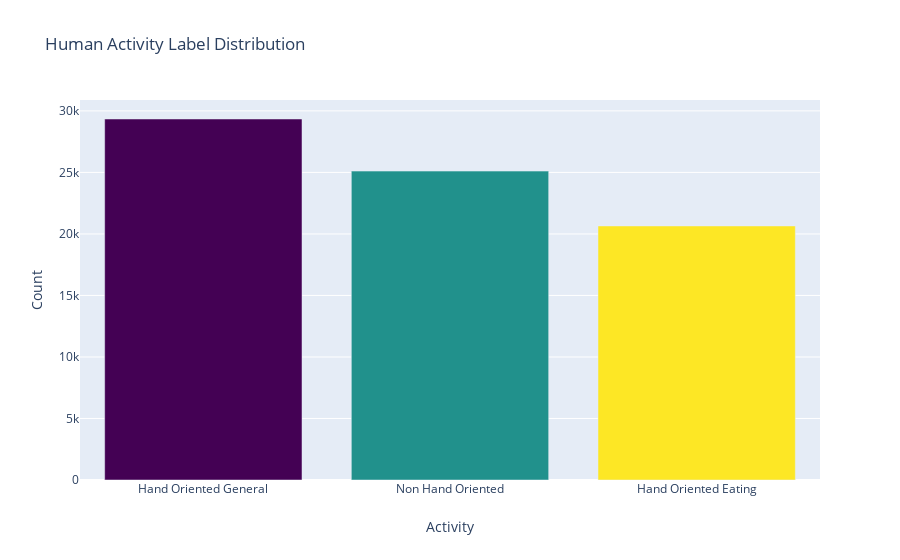

Notebook source saved alongside this figure:
### Code cell
# Plotting data
label_counts = activity.value_counts()

x_labels = [activty_map[index] for index in label_counts.index]
# Get colors
n = label_counts.shape[0]
colormap = get_cmap('viridis')
colors = [rgb2hex(colormap(col)) for col in np.arange(0, 1.01, 1/(n-1))]

# Create plot
data = go.Bar(x = x_labels,
              y = label_counts,
              marker = dict(color = colors))

layout = go.Layout(title = 'Human Activity Label Distribution',
                   xaxis = dict(title = 'Activity'),
                   yaxis = dict(title = 'Count'))

fig = go.Figure(data=[data], layout=layout)
iplot(fig)

### Figure 1 — Plotly figure (JSON) as saved in the notebook; plotly's stock layout.template omitted (floating-point values rounded to 4 significant figures)
{"data": [{"marker": {"color": ["#440154", "#21918c", "#fde725"]}, "type": "bar", "x": ["Hand Oriented General", "Non Hand Oriented", "Hand Oriented Eating"], "y": [29342, 25107, 20650]}], "layout": {"title": {"text": "Human Activity Label Distribution"}, "xaxis": {"title": {"text": "Activity"}}, "yaxis": {"title": {"text": "Count"}}}}
